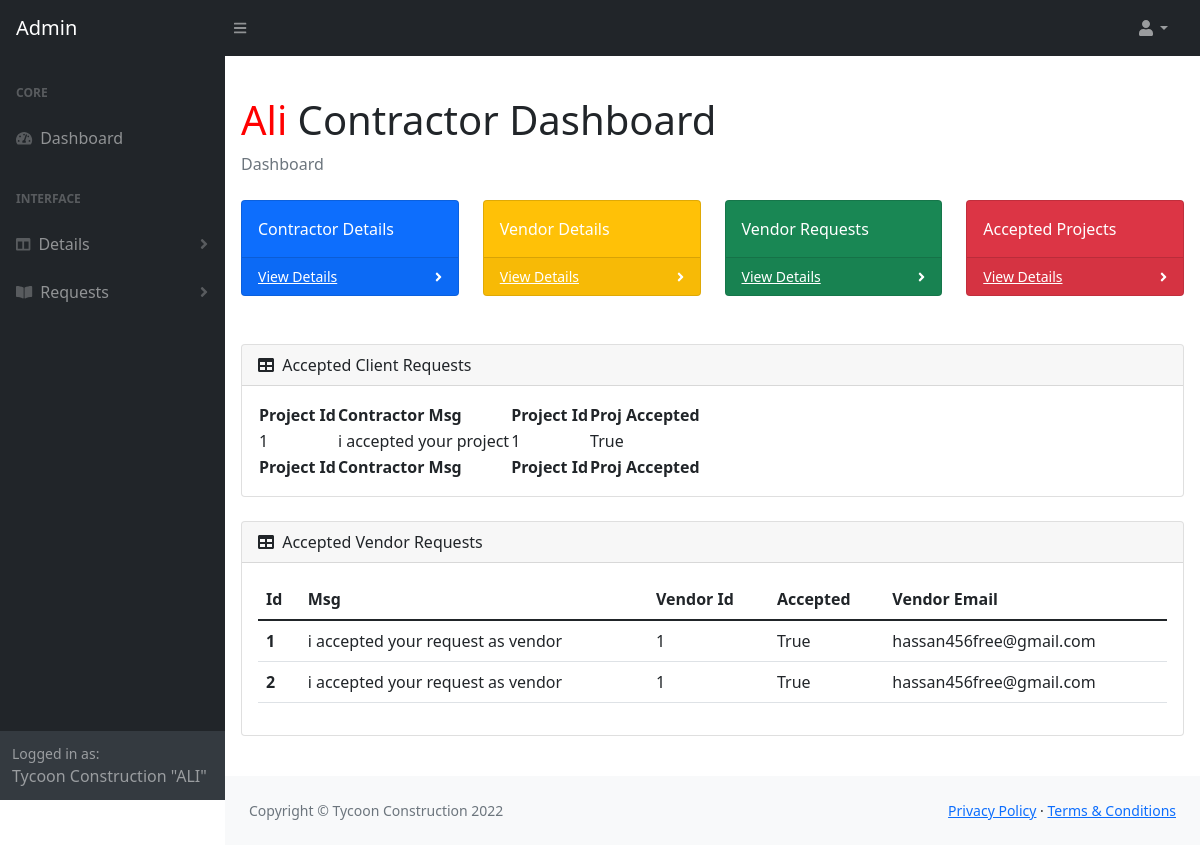
Screenshot of /projects_vtocli/ (signed in) with the database file from the repository.
### accounts/models.py (models this page shows)
class Users(AbstractUser):
    is_vendor = models.BooleanField(default=False)
    is_contractor = models.BooleanField(default=False)
    vendor_name = models.CharField(max_length=100)
    contractor_name = models.CharField(max_length=100)

### tycoonConstruction/models.py (models this page shows, shortened)
class Accept_request(models.Model):
    msg=models.CharField(max_length=200)
    projects = models.ForeignKey(
        bidContractor, on_delete=models.CASCADE)
    bool = models.BooleanField(default=False)
    date = models.DateTimeField(auto_now_add=True)
    class Meta:
        verbose_name = 'Accept Client Request (Contractor)'
        verbose_name_plural = 'Accept Client Request (Contractor)'

class Accept_vendor_request(models.Model):
    mesg=models.CharField(max_length=200)
    vtoc_req = models.ForeignKey(
        VtoC_req, on_delete=models.CASCADE)
    bool = models.BooleanField(default=False)
    date = models.DateTimeField(auto_now_add=True)
    def __str__(self):
        return "Contractor Message is " + self.mesg
    class Meta:
        verbose_name = 'Accept Vendor Request (Contractor)'
        verbose_name_plural = 'Accept Vendor Request (Contractor)'

class VtoC_req(models.Model):
    name = models.CharField(max_length=30)
    v_email=models.EmailField(max_length=50,null=True)
    year_of_experience = models.IntegerField()
    projects_done = models.IntegerField()
    rating = models.IntegerField()
    description = models.CharField(max_length=500)
    image = models.ImageField(upload_to='vtoc/')
    contractor = models.ForeignKey(
        Contractor, on_delete=models.CASCADE, default=1)
    date = models.DateTimeField(auto_now_add=True)
    class Meta:
        verbose_name = 'Vendor To Contractor Request'
        verbose_name_plural = 'Vendor To Contractor Request'

### tycoonConstruction/views.py (the view)
# urls.py: path('projects_vtocli/', views.projects_vtocli, name='projects_vtocli'),
def projects_vtocli(request):
    v_proj = Vendor_accept.objects.filter(bool=True)
    c_proj = Accept_request.objects.filter(bool=True)
    vtoc_request = Accept_vendor_request.objects.filter(bool=True)
    print('vtoc_request ', vtoc_request)
    return render(request, 'tycoonConstruction/projects_vtocli.html',
                  {'v_proj': v_proj, 'c_proj': c_proj, 'vtoc_request': vtoc_request})

### tycoonConstruction/templates/tycoonConstruction/projects_vtocli.html (shortened to what this page needs)
{% extends 'base2.html' %}{% load static from static %} {% block content %}
<main class="p-3">
                        <h1 class="mt-4">
                        {%if user.is_contractor%} <span style="color: red;">{{user.username | capfirst }} </span> Contractor{% endif %}
                             Dashboard</h1>
                        <ol class="breadcrumb mb-4">
                            <li class="breadcrumb-item active">Dashboard</li>
                        </ol>
                        <div class="row">
                            <div class="col-xl-3 col-md-6">
                                <div class="card bg-primary text-white mb-4">
                                    <div class="card-body">Contractor Details</div>
                                    <div class="card-footer d-flex align-items-center justify-content-between">
                                        <a class="small text-white stretched-link" href="{% url 'tycoonConstruction:contractor_details' %}">View Details</a>
                                        <div class="small text-white"><i class="fas fa-angle-right"></i></div>
                                    </div>
                                </div>
                            </div>
                            <div class="col-xl-3 col-md-6">
                                <div class="card bg-warning text-white mb-4">
                                    <div class="card-body">Vendor Details</div>
                                    <div class="card-footer d-flex align-items-center justify-content-between">
                                        <a class="small text-white stretched-link" href="{% url 'tycoonConstruction:vendor_details' %}">View Details</a>
                                        <div class="small text-white"><i class="fas fa-angle-right"></i></div>
                                    </div>
                                </div>
                            </div>
                            {%if user.is_contractor%}
                            <div class="col-xl-3 col-md-6">
                                <div class="card bg-success text-white mb-4">
                                    <div class="card-body">Vendor Requests</div>
                                    <div class="card-footer d-flex align-items-center justify-content-between">
                                        <a class="small text-white stretched-link" href="{% url 'tycoonConstruction:vtoc_details' %}">View Details</a>
                                        <div class="small text-white"><i class="fas fa-angle-right"></i></div>
                                    </div>
                                </div>
                            </div>
                            {%endif%}
                            <div class="col-xl-3 col-md-6">
                                <div class="card bg-danger text-white mb-4">
                                    <div class="card-body">Accepted Projects</div>
                                    <div class="card-footer d-flex align-items-center justify-content-between">
                                        <a class="small text-white stretched-link" href="{% url 'tycoonConstruction:projects_vtocli' %}">View Details</a>
                                        <div class="small text-white"><i class="fas fa-angle-right"></i></div>
                                    </div>
                                </div>
                            </div>
                        </div>
<br>
    <div class="card mb-4">
        <div class="card-header">
            <i class="fas fa-table me-1"></i>
            Accepted Client Requests
        </div>
        <div class="card-body">
            <table id="datatablesSimple">
                <thead>
                    <tr>
                        <th>Project Id</th>
                        {%for i in c_proj %}
                        {%if user.id == i.projects.contractor_id%}
                        <th>Contractor Msg</th>
                        {%endif%}
                        {%endfor%}
                        <th>Project Id</th>
                        <th>Proj Accepted</th>
                    </tr>
                </thead>
                <tbody>
                    {%for i in c_proj %}
                    {%if user.id == i.projects.contractor_id%}
                    <tr>
                        <td>{{i.id}}</td>
                        <td>{{i.msg}}</td>
                        <td>{{i.projects_id}}</td>
                        <td>{{i.bool}}</td>
                    </tr>
                    {%endif%}
                    {%endfor%}
                </tbody>
                <tfooter>
                    <tr>
                        <th>Project Id</th>
                        {%for i in c_proj %}
                        {%if user.id == i.projects.contractor_id%}
                        <th>Contractor Msg</th>
                        {%endif%}
                        {%endfor%}
                        <th>Project Id</th>
                        <th>Proj Accepted</th>
                    </tr>
                </tfooter>
            </table>
        </div>
    </div>
    {%if user.is_contractor%}
    <div class="card mb-4">
            <div class="card-header">
                <i class="fas fa-table me-1"></i>
                Accepted Vendor Requests
            </div>
            <div class="card-body">
                <div class="table-responsive">
                    <table class="table">
                    <thead>
                        <tr>
                        <th scope="col">Id</th>
                        <th scope="col">Msg</th>
                        <th scope="col">Vendor Id</th>
                        <th scope="col">Accepted</th>
                        <th scope="col">Vendor Email</th>
                        </tr>
                    </thead>
                    <tbody>
                        {%for i in vtoc_request %}
                        <tr>
                        <th scope="row">{{i.id}}</th>
                        <td>{{i.mesg}}</td>
                        <td>{{i.vtoc_req_id}}</td>
                        <td>{{i.bool}}</td>
                        <td>{{i.vtoc_req.v_email}}</td>
                        </tr>
                        {%endfor%}
                    </tbody>
                    </table>
                </div>
            </div>
        </div>
        {%endif%}
</main>
{% endblock content %}

### templates/base2.html (shortened to what this page needs)
{% load static from static %}
<!DOCTYPE html>
<html lang="en">
    <head>
        <link href="https://cdn.jsdelivr.net/npm/simple-datatables@latest/dist/style.css" rel="stylesheet" />
        <link href="{% static 'tycoonConstruction/vendorAdmin/css/styles.css' %}" rel="stylesheet" />
    </head>
    <body class="sb-nav-fixed">
        <nav class="sb-topnav navbar navbar-expand navbar-dark bg-dark">
            {%if user.is_contractor%}
            <a class="navbar-brand ps-3" href="{% url 'tycoonConstruction:contractorAdmin' %}">Admin </a>
            {%endif%}
            <button class="btn btn-link btn-sm order-1 order-lg-0 me-4 me-lg-0" id="sidebarToggle" href="#!"><i class="fas fa-bars"></i></button>
            <ul class="navbar-nav ms-auto ms-md-0 me-3 me-lg-4">
                <li class="nav-item dropdown">
                    <a class="nav-link dropdown-toggle" id="navbarDropdown" href="#" role="button" data-bs-toggle="dropdown" aria-expanded="false"><i class="fas fa-user fa-fw"></i></a>
                </li>
            </ul>
        </nav>
        <div id="layoutSidenav">
            <div id="layoutSidenav_nav">
                <nav class="sb-sidenav accordion sb-sidenav-dark" id="sidenavAccordion">
                    <div class="sb-sidenav-menu">
                        <div class="nav">
                            <div class="sb-sidenav-menu-heading">Core</div>
                            <a class="nav-link" href="index.html">
                                <div class="sb-nav-link-icon"><i class="fas fa-tachometer-alt"></i></div>
                                Dashboard
                            </a>
                            <div class="sb-sidenav-menu-heading">Interface</div>
                            <a class="nav-link collapsed" href="#" data-bs-toggle="collapse" data-bs-target="#collapseLayouts" aria-expanded="false" aria-controls="collapseLayouts">
                                <div class="sb-nav-link-icon"><i class="fas fa-columns"></i></div>
                                Details
                                <div class="sb-sidenav-collapse-arrow"><i class="fas fa-angle-down"></i></div>
                            </a>
                            <a class="nav-link collapsed" href="#" data-bs-toggle="collapse" data-bs-target="#collapsePages" aria-expanded="false" aria-controls="collapsePages">
                                <div class="sb-nav-link-icon"><i class="fas fa-book-open"></i></div>
                                Requests
                                <div class="sb-sidenav-collapse-arrow"><i class="fas fa-angle-down"></i></div>
                            </a>
                        </div>
                    </div>
                    <div class="sb-sidenav-footer">
                        <div class="small">Logged in as:</div>
                        Tycoon Construction
                        {%if user.is_contractor %} "{{user.username | upper}}"
                        {%elif user.is_vendor%} "{{user.username | upper}}" {%endif%}
                    </div>
                </nav>
            </div>
            <div id="layoutSidenav_content">
            {% block content %} {% endblock content %}
            <footer class="py-4 bg-light mt-auto">
                    <div class="container-fluid px-4">
                        <div class="d-flex align-items-center justify-content-between small">
                            <div class="text-muted">Copyright &copy; Tycoon Construction 2022</div>
                            <div>
                                <a href="#">Privacy Policy</a>
                                &middot;
                                <a href="#">Terms &amp; Conditions</a>
                            </div>
                        </div>
                    </div>
                </footer>
            </div>
        </div>
    </body>
</html>

### rows the page displays
Users: username "ALI", username "Ali"
Accept_request: shows "Contractor Msg", id "1", msg "i accepted your project", projects_id "1", bool "True"
Accept_vendor_request: id "1", mesg "i accepted your request as vendor", vtoc_req_id "1", bool "True", vtoc_req.v_email "hassan456free@gmail.com"
Accept_vendor_request: id "2", mesg "i accepted your request as vendor", vtoc_req_id "1", bool "True", vtoc_req.v_email "hassan456free@gmail.com"
